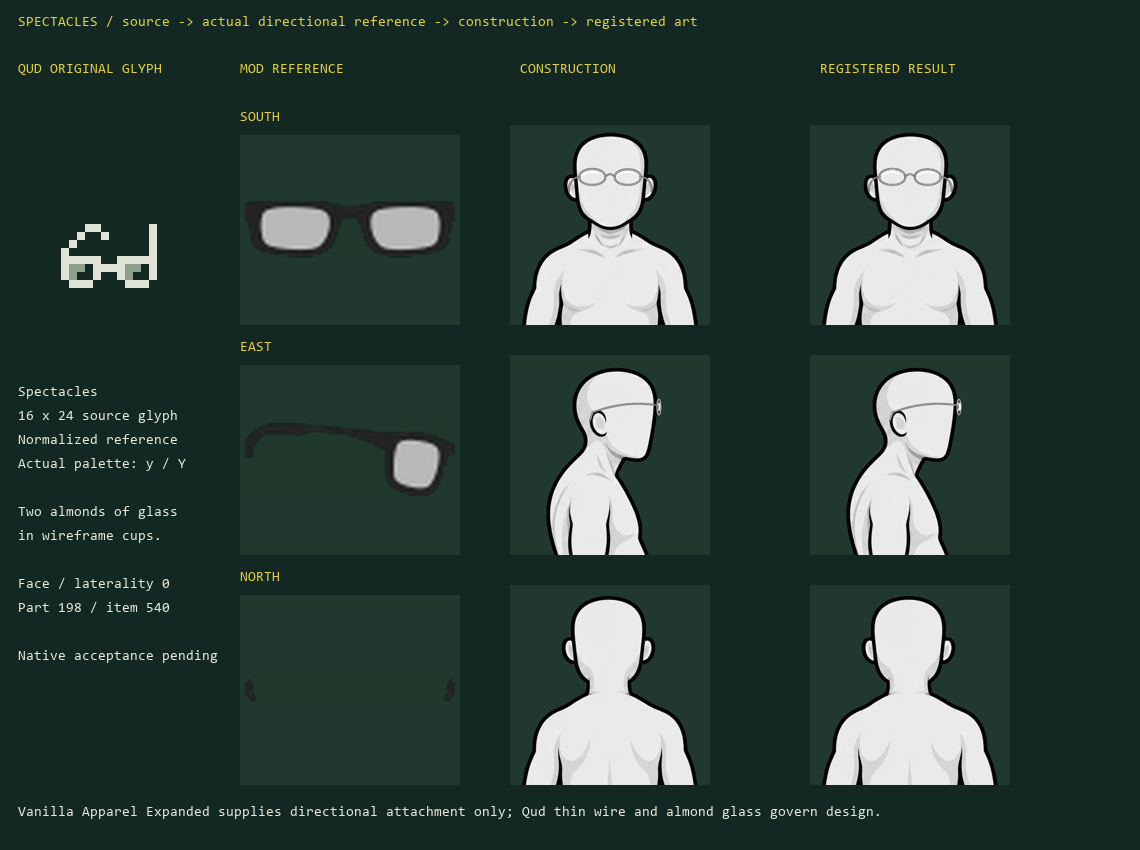

Reproduce this figure in Python.
"""Contextual source/reference comparison; raw game textures remain private files."""
from pathlib import Path
import json,hashlib
from PIL import Image,ImageDraw,ImageFont
HERE=Path(__file__).resolve().parent;ROOT=HERE.parents[3]
packet=json.loads((HERE/'source-packet.json').read_text());font=ImageFont.truetype('C:/Windows/Fonts/consola.ttf',14)
out=Image.new('RGB',(1140,850),'#142823');draw=ImageDraw.Draw(out)
draw.text((18,15),'SPECTACLES / source -> actual directional reference -> construction -> registered art',font=font,fill='#e3cf43')
for x,t in [(18,'QUD ORIGINAL GLYPH'),(240,'MOD REFERENCE'),(520,'CONSTRUCTION'),(820,'REGISTERED RESULT')]:draw.text((x,62),t,font=font,fill='#e3cf43')
reference=Path(packet['reference']['path']);assert hashlib.sha256(reference.read_bytes()).hexdigest()==packet['reference']['sha256'];im=Image.open(reference).convert('RGBA').resize((128,192),Image.Resampling.NEAREST);out.paste(im,(45,160),im)
for i,t in enumerate(['Spectacles','16 x 24 source glyph','Normalized reference','Actual palette: y / Y','','Two almonds of glass','in wireframe cups.','','Face / laterality 0','Part 198 / item 540','','Native acceptance pending']):draw.text((18,385+i*24),t,font=font,fill='#e5e8d8')
for i,f in enumerate(['south','east','north']):
 y=110+i*230;draw.text((240,y),f.upper(),font=font,fill='#e3cf43');source=packet['donor']['assets'][i];p=Path(source['path']);assert hashlib.sha256(p.read_bytes()).hexdigest()==source['sha256'];im=Image.open(p).convert('RGBA');bounds=im.getchannel('A').point(lambda v:255 if v>128 else 0).getbbox();im=im.crop(bounds);scale=min(210/im.width,120/im.height);im=im.resize((round(im.width*scale),round(im.height*scale)),Image.Resampling.LANCZOS);bg=Image.new('RGBA',(220,190),'#20382d');bg.alpha_composite(im,((220-im.width)//2,(190-im.height)//2));out.paste(bg.convert('RGB'),(240,y+25))
 for x,name in [(510,'constructed-assembly'),(810,'assembled')]:
  im=Image.open(HERE/f'{name}-{f}.png').convert('RGBA');bg=Image.new('RGBA',im.size,'#20382d');bg.alpha_composite(im);out.paste(bg.crop((64,0,448,384)).convert('RGB').resize((200,200)),(x,y+15))
draw.text((18,805),'Vanilla Apparel Expanded supplies directional attachment only; Qud thin wire and almond glass govern design.',font=font,fill='#e5e8d8');out.save(HERE/'reference-comparison.png');print('Contextual original/mod/construction/current art comparison saved; raw source files stay local.')
